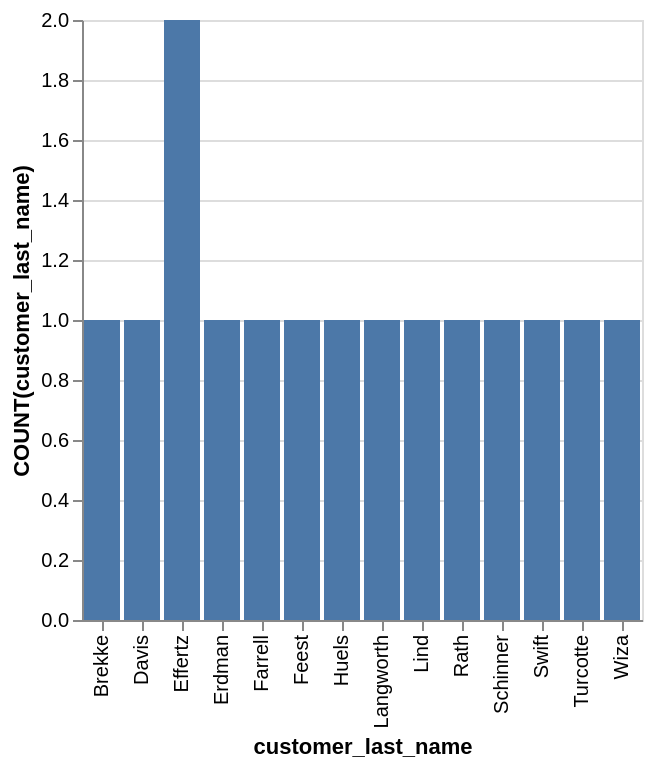

Write a Vega-Lite specification for this figure.
### Vega-Lite specification from a JSON file in a GitHub repository (floating-point values rounded to 4 significant figures)
{"data": {"values": [{"x_data": "Brekke", "y_data": 1}, {"x_data": "Davis", "y_data": 1}, {"x_data": "Effertz", "y_data": 2}, {"x_data": "Erdman", "y_data": 1}, {"x_data": "Farrell", "y_data": 1}, {"x_data": "Feest", "y_data": 1}, {"x_data": "Huels", "y_data": 1}, {"x_data": "Langworth", "y_data": 1}, {"x_data": "Lind", "y_data": 1}, {"x_data": "Rath", "y_data": 1}, {"x_data": "Schinner", "y_data": 1}, {"x_data": "Swift", "y_data": 1}, {"x_data": "Turcotte", "y_data": 1}, {"x_data": "Wiza", "y_data": 1}]}, "mark": "bar", "encoding": {"x": {"field": "x_data", "type": "nominal", "title": "customer_last_name", "sort": "ascending"}, "y": {"field": "y_data", "type": "quantitative", "title": "COUNT(customer_last_name)"}}}
